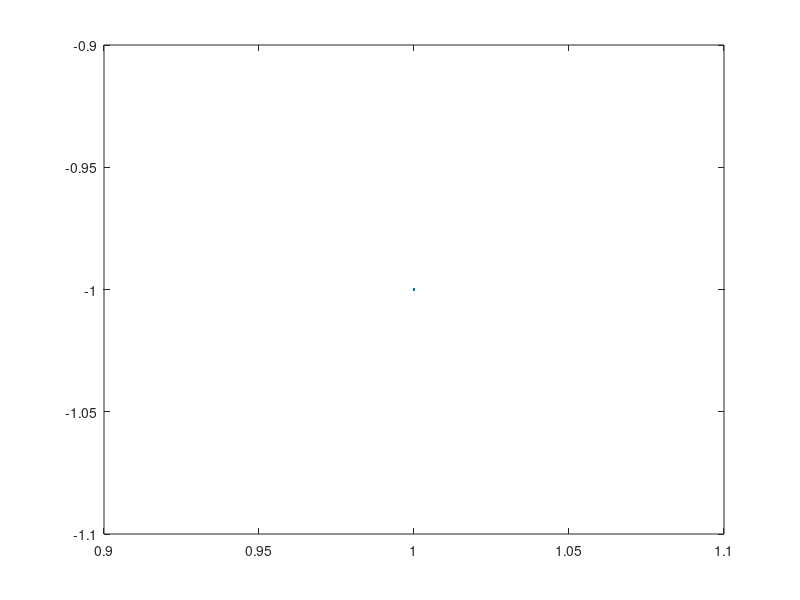

Write MATLAB code to recreate this figure.
%% this file is the filter decoder code - part 2
% this project done by 
% -> Aseel Deek        - 1190587
% -> Lojain Abdalraqaz - 1190707
% -> Mariam Taweel     - 1192099
%%  reading file chars.txt 
fileID=fopen('chars.txt','r');
count = 0;% to find the count of the line numbers 
while true
   tline = fgetl(fileID);
   if ~ischar(tline); break; end   %end of file
    count = count + 1;
end
fclose(fileID); 
disp(count);  % display the number of line
%% the entered string  for the user 
prompt='Enter a statement : ';
str = input(prompt);
%% this part to display the content of the array 
Fs = 8000;
n = 0:319;
new =0;
fileID=fopen('chars.txt','r');
formatSpec='%s %d %d %d %d'; % file formate 
C = textscan(fileID,formatSpec); % first colum is for characters, second is for c/s ..  
%%  from this line the Encoder algorithm statrs
for i = 1:length(str)
    if (strcmp(str(i),' '))
      sig1 = cos(2*pi*double(C{2}(count))*n/Fs)+cos(2*pi*double(C{3}(count))*n/Fs)+cos(2*pi*double(C{4}(count))*n/Fs)+cos(2*pi*double(C{5}(count))*n/Fs);
      new = [new, sig1];
    else  
       for j =1:length(C{1}) % it could be c{3} ,, all columns have the same leng
           if (strcmp(C{1}(j),str(i)))  % compare each character with the C ( table)
             sig1 = cos(2*pi*double(C{2}(j))*n/Fs)+cos(2*pi*double(C{3}(j))*n/Fs)+cos(2*pi*double(C{4}(j))*n/Fs)+cos(2*pi*double(C{5}(j))*n/Fs);
             new = [new, sig1];
             break; % when find the anser break and go for the other character 
           end
       end            
    end 
end
new_normalized = new/(max(abs(new(:))));
audiowrite('test.wav',new_normalized,Fs)
[x,Fs] = audioread('test.wav'); 
plot(x); % the signal i have create 


 